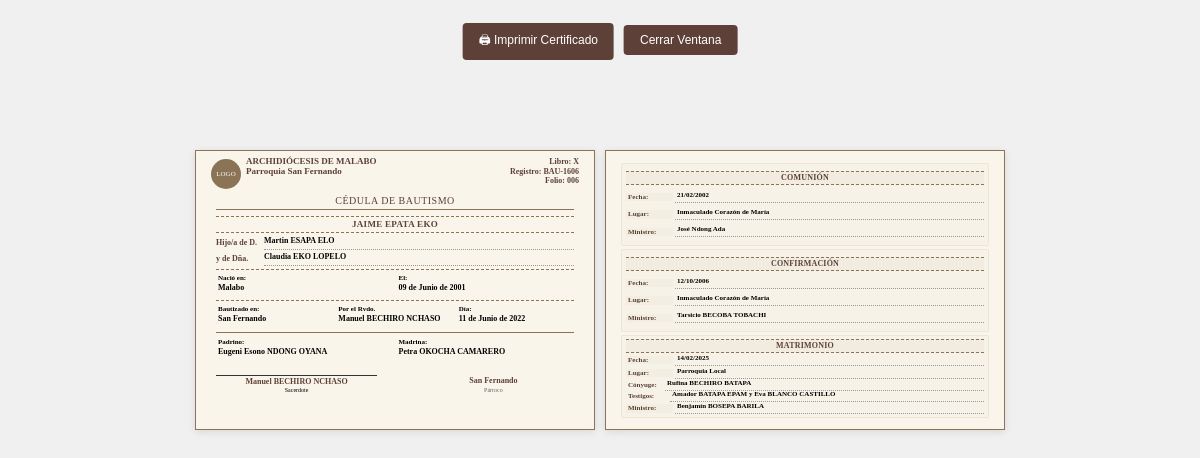
The app's page /report/imprimir_sacramentos.php?id=6 with its own data.
### tables this page shows
CREATE TABLE `bautismo` (
  `id_bautismo` int(11) NOT NULL,
  `libro` text NOT NULL,
  `registro` varchar(50) DEFAULT NULL,
  `folio` int(6) DEFAULT NULL,
  `id_feligres` int(11) NOT NULL,
  `fecha` date DEFAULT NULL,
  `padrino` varchar(150) DEFAULT NULL,
  `madrina` varchar(150) DEFAULT NULL,
  `id_ministro` int(11) DEFAULT NULL,
  `id_parroquia` int(11) DEFAULT NULL,
  `estado` tinyint(1) NOT NULL DEFAULT 1,
  `id_pago` int(11) DEFAULT NULL,
  `monto_pago` decimal(12,2) DEFAULT 0.00
);

CREATE TABLE `parroquia` (
  `id_parroquia` int(11) NOT NULL,
  `nombre` varchar(150) NOT NULL,
  `direccion` varchar(200) DEFAULT NULL,
  `telefono` varchar(50) DEFAULT NULL
);

CREATE TABLE `feligres` (
  `id_feligres` int(11) NOT NULL,
  `nombre_completo` varchar(150) NOT NULL,
  `genero` enum('Masculino','Femenino') NOT NULL,
  `nombre_padre` varchar(150) DEFAULT NULL,
  `nombre_madre` varchar(150) DEFAULT NULL,
  `fecha_nacimiento` date DEFAULT NULL,
  `lugar_nacimiento` varchar(150) DEFAULT NULL
);

CREATE TABLE `ministros` (
  `id_ministro` int(11) NOT NULL,
  `nombre_completo` varchar(150) NOT NULL,
  `DIP` varchar(50) DEFAULT NULL,
  `telefono` varchar(50) DEFAULT NULL,
  `tipo` enum('Sacerdote','Diácono','Obispo','Catequista') NOT NULL
);

CREATE TABLE `comunion` (
  `id_comunion` int(11) NOT NULL,
  `registro` varchar(50) DEFAULT NULL,
  `id_feligres` int(11) DEFAULT NULL,
  `fecha` date DEFAULT NULL,
  `id_ministro` int(11) DEFAULT NULL,
  `id_parroquia` int(11) DEFAULT NULL,
  `estado` tinyint(1) NOT NULL DEFAULT 1,
  `id_pago` int(11) DEFAULT NULL,
  `monto_pago` decimal(12,2) DEFAULT 0.00
);

CREATE TABLE `confirmacion` (
  `id_confirmacion` int(11) NOT NULL,
  `registro` varchar(50) DEFAULT NULL,
  `id_feligres` int(11) DEFAULT NULL,
  `fecha` date DEFAULT NULL,
  `id_ministro` int(11) DEFAULT NULL,
  `id_parroquia` int(11) DEFAULT NULL,
  `estado` tinyint(1) NOT NULL DEFAULT 1,
  `id_pago` int(11) DEFAULT NULL,
  `monto_pago` decimal(12,2) DEFAULT 0.00
);

CREATE TABLE `matrimonio` (
  `id_matrimonio` int(11) NOT NULL,
  `registro` varchar(50) DEFAULT NULL,
  `fecha` date DEFAULT NULL,
  `id_ministro` int(11) DEFAULT NULL,
  `lugar` varchar(150) DEFAULT NULL,
  `estado` enum('activo','inactivo') NOT NULL DEFAULT 'activo',
  `id_pago` int(11) DEFAULT NULL,
  `monto_pago` decimal(12,2) DEFAULT 0.00
);

### report/imprimir_sacramentos.php (the view, shortened to what this page needs)
<?php
$database = new Database();
$db = $database->getConnection();
$id_bautismo = $_GET['id'] ?? 0;
$query = "
    SELECT
        b.id_bautismo,
        b.registro,
        b.fecha AS fecha_bautismo,
        b.padrino,
        b.madrina,
        p.nombre AS nombre_parroquia,
        p.direccion AS direccion_parroquia,
        f.id_feligres,
        f.nombre_completo,
        f.nombre_padre,
        f.nombre_madre,
        f.fecha_nacimiento,
        f.lugar_nacimiento,
        m.nombre_completo AS nombre_ministro,
        m.tipo AS tipo_ministro
    FROM bautismo b
    INNER JOIN feligres f ON b.id_feligres = f.id_feligres
    LEFT JOIN ministros m ON b.id_ministro = m.id_ministro
    LEFT JOIN parroquia p ON b.id_parroquia = p.id_parroquia
    WHERE b.id_feligres = :id
";
$stmt = $db->prepare($query);
$stmt->bindParam(':id', $id_bautismo, PDO::PARAM_INT);
$stmt->execute();
$bautismo = $stmt->fetch(PDO::FETCH_ASSOC);
function formatFechaCorta($fecha) {
    $meses = ['Enero', 'Febrero', 'Marzo', 'Abril', 'Mayo', 'Junio', 'Julio', 'Agosto', 'Septiembre', 'Octubre', 'Noviembre', 'Diciembre'];
    $f = date_create($fecha);
    return date_format($f, 'd') . ' de ' . $meses[date_format($f, 'n')-1] . ' de ' . date_format($f, 'Y');
}
$feligres_id = $bautismo['id_feligres'];
$libro = 'X';
$folio = str_pad($id_bautismo, 3, '0', STR_PAD_LEFT);
$logo_path = '../imagenes/.jpg';
$query_comunion = "SELECT
                    c.*,
                    m.nombre_completo as nombre_ministro,
                    p.nombre as nombre_parroquia
                  FROM comunion c
                  LEFT JOIN ministros m ON c.id_ministro = m.id_ministro
                  LEFT JOIN parroquia p ON c.id_parroquia = p.id_parroquia
                  WHERE c.id_feligres = :id_feligres";
$stmt_comunion = $db->prepare($query_comunion);
$stmt_comunion->bindParam(':id_feligres', $feligres_id);
$stmt_comunion->execute();
$comunion = $stmt_comunion->fetch(PDO::FETCH_ASSOC);
$query_confirmacion = "SELECT
                        conf.*,
                        m.nombre_completo as nombre_ministro,
                        p.nombre as nombre_parroquia
                      FROM confirmacion conf
                      LEFT JOIN ministros m ON conf.id_ministro = m.id_ministro
                      LEFT JOIN parroquia p ON conf.id_parroquia = p.id_parroquia
                      WHERE conf.id_feligres = :id_feligres";
$stmt_confirmacion = $db->prepare($query_confirmacion);
$stmt_confirmacion->bindParam(':id_feligres', $feligres_id);
$stmt_confirmacion->execute();
$confirmacion = $stmt_confirmacion->fetch(PDO::FETCH_ASSOC);
$query_matrimonio = "SELECT
                      mat.*,
                      m.nombre_completo as nombre_ministro,
                      p.nombre as nombre_parroquia,
                      f_esposo.nombre_completo as nombre_esposo,
                      f_esposa.nombre_completo as nombre_esposa
                    FROM matrimonio_feligres mf
                    INNER JOIN matrimonio mat ON mf.id_matrimonio = mat.id_matrimonio
                    LEFT JOIN ministros m ON mat.id_ministro = m.id_ministro
                    LEFT JOIN parroquia p ON mat.lugar = p.nombre
                    LEFT JOIN matrimonio_feligres mf_esposo ON mat.id_matrimonio = mf_esposo.id_matrimonio
                      AND mf_esposo.rol = 'esposo'
                    LEFT JOIN feligres f_esposo ON mf_esposo.id_feligres = f_esposo.id_feligres
                    LEFT JOIN matrimonio_feligres mf_esposa ON mat.id_matrimonio = mf_esposa.id_matrimonio
                      AND mf_esposa.rol = 'esposa'
                    LEFT JOIN feligres f_esposa ON mf_esposa.id_feligres = f_esposa.id_feligres
                    WHERE mf.id_feligres = :id_feligres
                    AND mf.rol IN ('esposo', 'esposa')
                    LIMIT 1";
$stmt_matrimonio = $db->prepare($query_matrimonio);
$stmt_matrimonio->bindParam(':id_feligres', $feligres_id);
$stmt_matrimonio->execute();
$matrimonio = $stmt_matrimonio->fetch(PDO::FETCH_ASSOC);
$testigos = [];
if ($matrimonio) {
    $query_testigos = "SELECT
                        f.nombre_completo
                      FROM matrimonio_feligres mf
                      INNER JOIN feligres f ON mf.id_feligres = f.id_feligres
                      WHERE mf.id_matrimonio = :id_matrimonio
                      AND mf.rol = 'testigo'";
    $stmt_testigos = $db->prepare($query_testigos);
    $stmt_testigos->bindParam(':id_matrimonio', $matrimonio['id_matrimonio']);
    $stmt_testigos->execute();
    $testigos = $stmt_testigos->fetchAll(PDO::FETCH_ASSOC);
}
function formatFechaSimple($fecha) {
    return date('d/m/Y', strtotime($fecha));
}
?>
<!DOCTYPE html>
<html lang="es">
<head>
</head>
<body>
<div class="print-controls">
    <button onclick="window.print()">🖨 Imprimir Certificado</button>
    <button onclick="window.close();" class="btn btn-secondary">Cerrar Ventana</button>
</div>
<div class="certificate-container">
<div class="certificate">
    <div class="parish-logo">
        <?php if (file_exists($logo_path)): ?>
            <img src="<?= $logo_path ?>" alt="Logo Parroquia" onerror="this.style.display='none'">
        <?php else: ?>
            <div style="width: 30px; height: 30px; background: var(--gold); color: white; display: flex; align-items: center; justify-content: center; font-size: 7px; border-radius: 50%;">
                LOGO
            </div>
        <?php endif; ?>
    </div>
    <div class="parish-info">
        <h2>ARCHIDIÓCESIS DE MALABO</h2>
        <h2>Parroquia <?=htmlspecialchars($bautismo['nombre_parroquia'] ?? 'Parroquia Inmaculado Corazón de María') ?></h2>
    </div>
    <div class="record-number">
        Libro: <?= htmlspecialchars($libro) ?><br>
        Registro: <?= htmlspecialchars($bautismo['registro'] ?? 'N/A') ?><br>
        Folio: <?= htmlspecialchars($folio) ?>
    </div>
    <div class="book-header">
        <h1>CÉDULA DE BAUTISMO</h1>
    </div>
    <div class="main-content">
        <div class="highlight-name">
            <?= htmlspecialchars($bautismo['nombre_completo']) ?>
        </div>
        <div class="parent-line">
            <div class="parent-label">Hijo/a de D.</div>
            <div class="parent-names data-field"><?= htmlspecialchars($bautismo['nombre_padre'] ?? '') ?></div>
        </div>
        <div class="parent-line">
            <div class="parent-label">y de Dña.</div>
            <div class="parent-names data-field"><?= htmlspecialchars($bautismo['nombre_madre'] ?? '') ?></div>
        </div>
        <div class="small-divider"></div>
        <div class="details">
            <div>
                <strong>Nació en:</strong>
                <span class="data-field"><?= htmlspecialchars($bautismo['lugar_nacimiento'] ?? '') ?></span>
            </div>
            <div>
                <strong>El:</strong>
                <span class="data-field"><?= $bautismo['fecha_nacimiento'] ? formatFechaCorta($bautismo['fecha_nacimiento']) : '' ?></span>
            </div>
        </div>
        <div class="small-divider"></div>
        <div class="details">
            <div>
                <strong>Bautizado en:</strong>
                <span class="data-field"><?= htmlspecialchars($bautismo['nombre_parroquia'] ?? 'Parroquia Inmaculado Corazón de María') ?></span>
            </div>
            <div>
                <strong>Por el Rvdo.</strong>
                <span class="data-field"><?= htmlspecialchars($bautismo['nombre_ministro'] ?? '') ?></span>
            </div>
            <div>
                <strong>Día:</strong>
                <span class="data-field"><?= $bautismo['fecha_bautismo'] ? formatFechaCorta($bautismo['fecha_bautismo']) : '' ?></span>
            </div>
        </div>
        <div class="large-divider"></div>
        <div class="details">
            <div>
                <strong>Padrino:</strong>
                <span class="data-field"><?= htmlspecialchars($bautismo['padrino'] ?? '') ?></span>
            </div>
            <div>
                <strong>Madrina:</strong>
                <span class="data-field"><?= htmlspecialchars($bautismo['madrina'] ?? '') ?></span>
            </div>
        </div>
        <div class="signature-section">
            <div class="signature-box">
                <div class="signature-line"></div>
                <div class="ministro-name"><?= htmlspecialchars($bautismo['nombre_ministro'] ?? '') ?></div>
                <div style="font-size: 6px;"><?= htmlspecialchars($bautismo['tipo_ministro'] ?? '') ?></div>
            </div>
            <div class="parish-stamp">
                <div class="parish-name"><?= htmlspecialchars($bautismo['nombre_parroquia'] ?? 'INMACULADO CORAZÓN DE MARÍA') ?></div>
                <div style="font-size: 6px;">Párroco</div>
            </div>
        </div>
    </div>
</div>
<div class="certificate">
    <div class="sacramentos-container">
        <div class="sacramento-section">
            <div class="sacramento-title">COMUNIÓN</div>
            <div class="sacramento-line">
                <span class="line-label">Fecha:</span>
                <span class="line-value"><?= $comunion ? formatFechaSimple($comunion['fecha']) : '' ?></span>
            </div>
            <div class="sacramento-line">
                <span class="line-label">Lugar:</span>
                <span class="line-value"><?= $comunion ? htmlspecialchars($comunion['nombre_parroquia'] ?? '') : '' ?></span>
            </div>
            <div class="sacramento-line">
                <span class="line-label">Ministro:</span>
                <span class="line-value"><?= $comunion ? htmlspecialchars($comunion['nombre_ministro'] ?? '') : '' ?></span>
            </div>
        </div>
        <div class="sacramento-section">
            <div class="sacramento-title">CONFIRMACIÓN</div>
            <div class="sacramento-line">
                <span class="line-label">Fecha:</span>
                <span class="line-value"><?= $confirmacion ? formatFechaSimple($confirmacion['fecha']) : '' ?></span>
            </div>
            <div class="sacramento-line">
                <span class="line-label">Lugar:</span>
                <span class="line-value"><?= $confirmacion ? htmlspecialchars($confirmacion['nombre_parroquia'] ?? '') : '' ?></span>
            </div>
            <div class="sacramento-line">
                <span class="line-label">Ministro:</span>
                <span class="line-value"><?= $confirmacion ? htmlspecialchars($confirmacion['nombre_ministro'] ?? '') : '' ?></span>
            </div>
        </div>
        <div class="sacramento-section">
            <div class="sacramento-title">MATRIMONIO</div>
            <div class="sacramento-line">
                <span class="line-label">Fecha:</span>
                <span class="line-value"><?= $matrimonio ? formatFechaSimple($matrimonio['fecha']) : '' ?></span>
            </div>
            <div class="sacramento-line">
                <span class="line-label">Lugar:</span>
                <span class="line-value"><?= $matrimonio ? htmlspecialchars($matrimonio['lugar'] ?? '') : '' ?></span>
            </div>
            <?php if ($matrimonio && $matrimonio['nombre_esposo'] && $matrimonio['nombre_esposa']): ?>
            <div class="conyuges-line">
                <span class="conyuge-label">Cónyuge:</span>
                <span class="line-value">
                    <?php
                    if ($bautismo['nombre_completo'] == $matrimonio['nombre_esposo']) {
                        echo htmlspecialchars($matrimonio['nombre_esposa']);
                    } else {
                        echo htmlspecialchars($matrimonio['nombre_esposo']);
                    }
                    ?>
                </span>
            </div>
            <?php endif; ?>
            <?php if ($matrimonio && !empty($testigos)): ?>
            <div class="testigo-line">
                <span class="testigo-label">Testigos:</span>
                <span class="line-value">
                    <?php
                    $nombres_testigos = array_map(function($t) {
                        return $t['nombre_completo'];
                    }, $testigos);
                    echo htmlspecialchars(implode(' y ', array_slice($nombres_testigos, 0, 2)));
                    ?>
                </span>
            </div>
            <?php endif; ?>
            <div class="sacramento-line">
                <span class="line-label">Ministro:</span>
                <span class="line-value"><?= $matrimonio ? htmlspecialchars($matrimonio['nombre_ministro'] ?? '') : '' ?></span>
            </div>
        </div>
    </div>
   </div>
</div>
</body>
</html>

### records on screen
bautismo: id_parroquia.nombre "San Fernando", registro "BAU-1606", id_feligres.nombre_completo "JAIME EPATA EKO", id_feligres.nombre_padre "Martin ESAPA ELO", id_feligres.nombre_madre "Claudia EKO LOPELO", id_feligres.lugar_nacimiento "Malabo", id_feligres.fecha_nacimiento "09 de Junio de 2001", id_ministro.nombre_completo "Manuel BECHIRO NCHASO", fecha "11 de Junio de 2022", padrino "Eugeni Esono NDONG OYANA", madrina "Petra OKOCHA CAMARERO", id_ministro.tipo "Sacerdote"
comunion: fecha "21/02/2002", id_parroquia.nombre "Inmaculado Corazón de María", id_ministro.nombre_completo "José Ndong Ada"
confirmacion: fecha "12/10/2006", id_parroquia.nombre "Inmaculado Corazón de María", id_ministro.nombre_completo "Tarsicio BECOBA TOBACHI"
matrimonio: fecha "14/02/2025", lugar "Parroquia Local", feligres.nombre_completo "Rufina BECHIRO BATAPA", id_ministro.nombre_completo "Benjamín BOSEPA BARILA"

### other values on screen
$libro "X"
$folio "006"
implode(' y ', array_slice($nombres_testigos, 0, 2)) "Amador BATAPA EPAM y Eva BLANCO CASTILLO"
